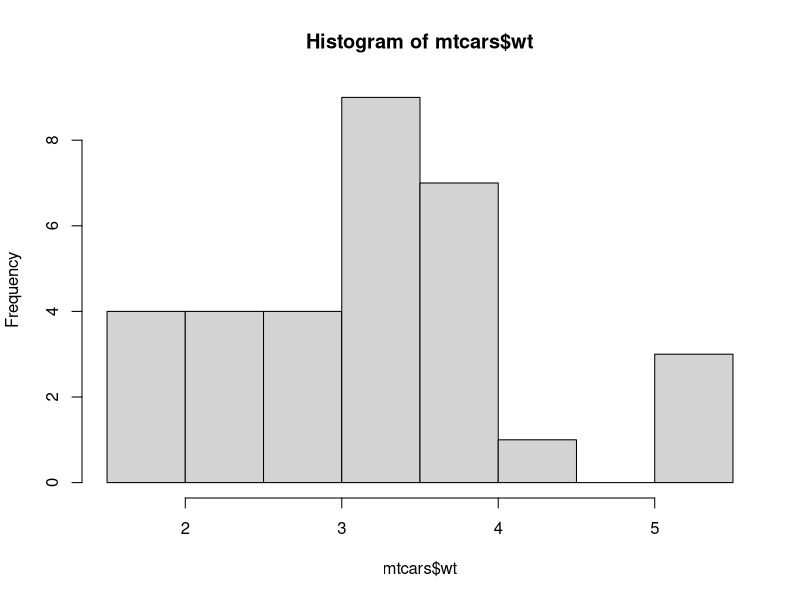
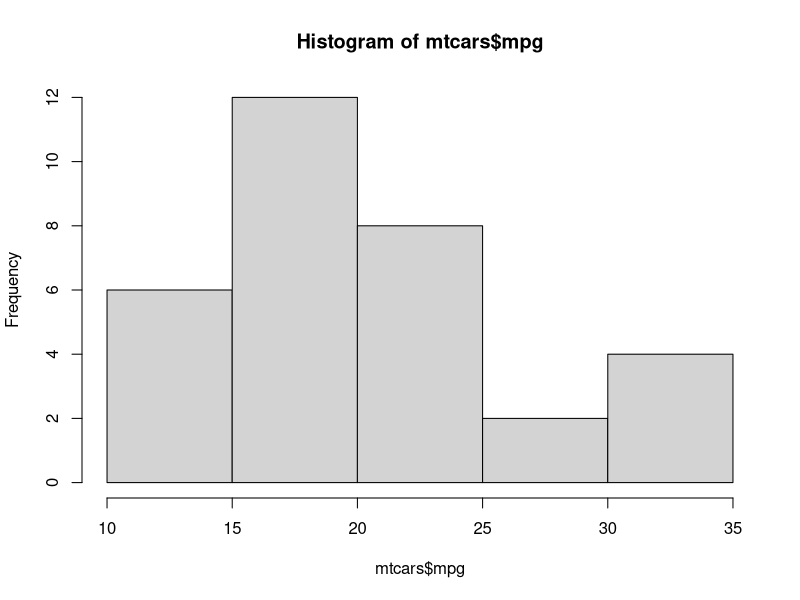
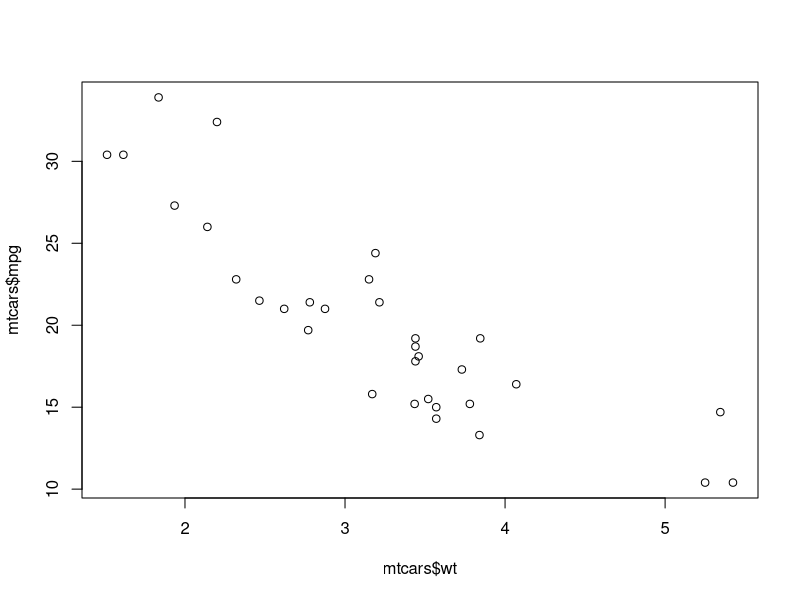

Reproduce these figures in R, in order.
################################################################################
###
### Introductory R Exercises
###
### Sara Gottlieb-Cohen, Manager of Statistical Support Services
### Center for Science and Social Science Information
### Yale University
###
################################################################################

### You will work with the mtcars data set to complete these exercises.

################################################################################

# First, save the data frame as "my_data"

mydata <- mtcars

# Examine the structure of mtcars, and also look at the first few observations. Type ?mtcars to get a 
# description of each variabe.

str(mtcars)
head(mtcars)
?mtcars

## Exercise 1: Which gets better mileage - automatic or manual cars? ##

# 1a. Is "am" (automatic or manual) correctly identified as a factor variable? If not, convert it to one.

class(mtcars$am)
mtcars$am <- factor(mtcars$am)

# 1b. Recode the "am" variable so that 0 = automatic and 1 = manual. Hint: try following the instructions
# on this website: https://rpubs.com/Mentors_Ubiqum/Rename_Levels. 

levels(mtcars$am) <- c("automatic", "manual")

# 1c. Create a subset of data called "automatic_data" that includes only the automatic cars.

automatic_data <- subset(mtcars, am == "automatic")

# 1d. Do the same for manual cars; call it "manual_data."

manual_data <- subset(mtcars, am == "manual")

# 1e. Calculate the mean mpg for both automatic and manual cars. Which gets better mileage?

mean(automatic_data$mpg)
mean(manual_data$mpg)

## Exercise 2: We are going to return now to the full mtcars data set. Which car is heaviest? ##

# 2a. Use a new command - summary(mtcars$wt) to get some descriptive statistics about that variable. 

summary(mtcars$wt)

# 2b. Use what you have learned about indexing only certain observations to find out which car has the highest
# weight. Hint: find where the max weight (from 2a) appears in the data.

mtcars[mtcars$wt == max(mtcars$wt),]

# 2c. Which car has the lowest weight?

mtcars[mtcars$wt == min(mtcars$wt),]

## Exercise 3: Is there a relationship between weight and mpg? ##

# The commands in this exercise will be new to you, but will serve as an introduction to next week's lesson. 

# 3a. First, examine your data. You can use hist(variable) name to create a histogram. Get histograms for both
# variables; you will see them appear in the panel to your right.

hist(mtcars$wt)
hist(mtcars$mpg)

# 3b. We now want to make a basic scatterplot with weight on the x-axis and mpg on the y=axis. You can do this using
# plot(variable on x axis, variable on y axis).

plot(mtcars$wt, mtcars$mpg)

# 3c. Look at the plot. Does there appear to be a relationship? How would you describe it?

# There appears to be a strong negative relationship.

# 3d. Is there a significant correlation between the two? We can examine this relationship numerically using the cor.test 
# function. Use ?cor.test or Google it to see which inputs you need, and try to work through it on your own. Does this 
#  resultmatch your expectation? 
# Hint: you will know you have performed the correct test if you found a correlation coefficient (r) of -.87. 

cor.test(mtcars$wt, mtcars$mpg)
